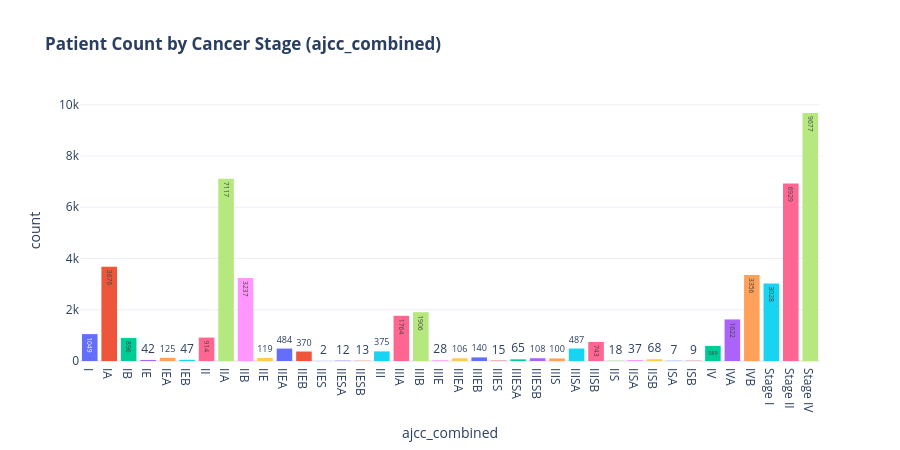
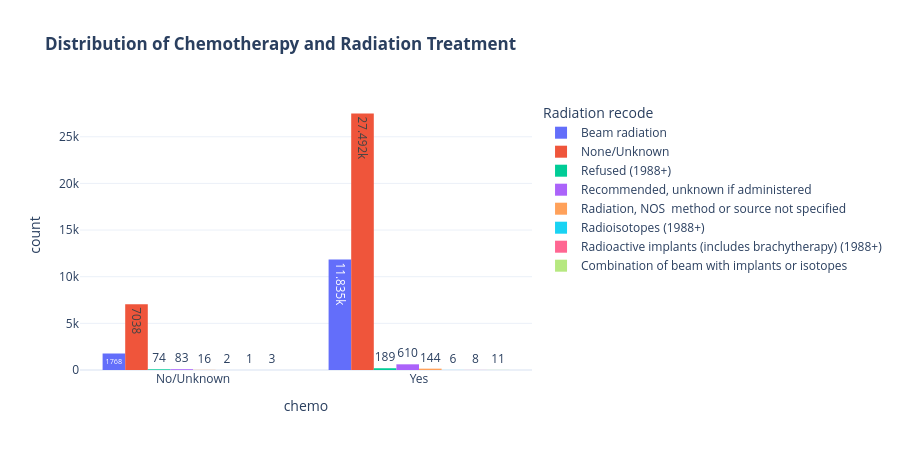

These figures' notebook cell, in order:
### Code cell
import plotly.express as px

fig_stage = px.histogram(
    df_clean, 
    x='ajcc_combined', 
    color='ajcc_combined',
    title='<b>Patient Count by Cancer Stage (ajcc_combined)</b>',
    text_auto=True,
    category_orders={'ajcc_combined': sorted(df_clean['ajcc_combined'].dropna().unique())}
)
fig_stage.update_layout(template='plotly_white', showlegend=False, height=450)
fig_stage.show()

fig_treatment = px.histogram(
    df_clean, 
    x='chemo', 
    color='Radiation recode',
    barmode='group',
    title='<b>Distribution of Chemotherapy and Radiation Treatment</b>',
    text_auto=True
)
fig_treatment.update_layout(template='plotly_white', height=450)
fig_treatment.show()

### Figure 1 — Plotly figure (JSON) as saved in the notebook; plotly's stock layout.template omitted (floating-point values rounded to 4 significant figures; data arrays with more than 128 entries replaced by an {"elided": "..."} marker saying what was removed)
{"data": [{"bingroup": "x", "hovertemplate": "ajcc_combined=%{x}<br>count=%{y}<extra></extra>", "legendgroup": "I", "marker": {"color": "#636efa", "pattern": {"shape": ""}}, "name": "I", "orientation": "v", "showlegend": true, "texttemplate": "%{value}", "type": "histogram", "x": {"elided": "1049 str values"}, "xaxis": "x", "yaxis": "y"}, {"bingroup": "x", "hovertemplate": "ajcc_combined=%{x}<br>count=%{y}<extra></extra>", "legendgroup": "IA", "marker": {"color": "#EF553B", "pattern": {"shape": ""}}, "name": "IA", "orientation": "v", "showlegend": true, "texttemplate": "%{value}", "type": "histogram", "x": {"elided": "3676 str values"}, "xaxis": "x", "yaxis": "y"}, {"bingroup": "x", "hovertemplate": "ajcc_combined=%{x}<br>count=%{y}<extra></extra>", "legendgroup": "IB", "marker": {"color": "#00cc96", "pattern": {"shape": ""}}, "name": "IB", "orientation": "v", "showlegend": true, "texttemplate": "%{value}", "type": "histogram", "x": {"elided": "896 str values"}, "xaxis": "x", "yaxis": "y"}, {"bingroup": "x", "hovertemplate": "ajcc_combined=%{x}<br>count=%{y}<extra></extra>", "legendgroup": "IE", "marker": {"color": "#ab63fa", "pattern": {"shape": ""}}, "name": "IE", "orientation": "v", "showlegend": true, "texttemplate": "%{value}", "type": "histogram", "x": ["IE", "IE", "IE", "IE", "IE", "IE", "IE", "IE", "IE", "IE", "IE", "IE", "IE", "IE", "IE", "IE", "IE", "IE", "IE", "IE", "IE", "IE", "IE", "IE", "IE", "IE", "IE", "IE", "IE", "IE", "IE", "IE", "IE", "IE", "IE", "IE", "IE", "IE", "IE", "IE", "IE", "IE"], "xaxis": "x", "yaxis": "y"}, {"bingroup": "x", "hovertemplate": "ajcc_combined=%{x}<br>count=%{y}<extra></extra>", "legendgroup": "IEA", "marker": {"color": "#FFA15A", "pattern": {"shape": ""}}, "name": "IEA", "orientation": "v", "showlegend": true, "texttemplate": "%{value}", "type": "histogram", "x": ["IEA", "IEA", "IEA", "IEA", "IEA", "IEA", "IEA", "IEA", "IEA", "IEA", "IEA", "IEA", "IEA", "IEA", "IEA", "IEA", "IEA", "IEA", "IEA", "IEA", "IEA", "IEA", "IEA", "IEA", "IEA", "IEA", "IEA", "IEA", "IEA", "IEA", "IEA", "IEA", "IEA", "IEA", "IEA", "IEA", "IEA", "IEA", "IEA", "IEA", "IEA", "IEA", "IEA", "IEA", "IEA", "IEA", "IEA", "IEA", "IEA", "IEA", "IEA", "IEA", "IEA", "IEA", "IEA", "IEA", "IEA", "IEA", "IEA", "IEA", "IEA", "IEA", "IEA", "IEA", "IEA", "IEA", "IEA", "IEA", "IEA", "IEA", "IEA", "IEA", "IEA", "IEA", "IEA", "IEA", "IEA", "IEA", "IEA", "IEA", "IEA", "IEA", "IEA", "IEA", "IEA", "IEA", "IEA", "IEA", "IEA", "IEA", "IEA", "IEA", "IEA", "IEA", "IEA", "IEA", "IEA", "IEA", "IEA", "IEA", "IEA", "IEA", "IEA", "IEA", "IEA", "IEA", "IEA", "IEA", "IEA", "IEA", "IEA", "IEA", "IEA", "IEA", "IEA", "IEA", "IEA", "IEA", "IEA", "IEA", "IEA", "IEA", "IEA", "IEA", "IEA"], "xaxis": "x", "yaxis": "y"}, {"bingroup": "x", "hovertemplate": "ajcc_combined=%{x}<br>count=%{y}<extra></extra>", "legendgroup": "IEB", "marker": {"color": "#19d3f3", "pattern": {"shape": ""}}, "name": "IEB", "orientation": "v", "showlegend": true, "texttemplate": "%{value}", "type": "histogram", "x": ["IEB", "IEB", "IEB", "IEB", "IEB", "IEB", "IEB", "IEB", "IEB", "IEB", "IEB", "IEB", "IEB", "IEB", "IEB", "IEB", "IEB", "IEB", "IEB", "IEB", "IEB", "IEB", "IEB", "IEB", "IEB", "IEB", "IEB", "IEB", "IEB", "IEB", "IEB", "IEB", "IEB", "IEB", "IEB", "IEB", "IEB", "IEB", "IEB", "IEB", "IEB", "IEB", "IEB", "IEB", "IEB", "IEB", "IEB"], "xaxis": "x", "yaxis": "y"}, {"bingroup": "x", "hovertemplate": "ajcc_combined=%{x}<br>count=%{y}<extra></extra>", "legendgroup": "II", "marker": {"color": "#FF6692", "pattern": {"shape": ""}}, "name": "II", "orientation": "v", "showlegend": true, "texttemplate": "%{value}", "type": "histogram", "x": {"elided": "914 str values"}, "xaxis": "x", "yaxis": "y"}, {"bingroup": "x", "hovertemplate": "ajcc_combined=%{x}<br>count=%{y}<extra></extra>", "legendgroup": "IIA", "marker": {"color": "#B6E880", "pattern": {"shape": ""}}, "name": "IIA", "orientation": "v", "showlegend": true, "texttemplate": "%{value}", "type": "histogram", "x": {"elided": "7117 str values"}, "xaxis": "x", "yaxis": "y"}, {"bingroup": "x", "hovertemplate": "ajcc_combined=%{x}<br>count=%{y}<extra></extra>", "legendgroup": "IIB", "marker": {"color": "#FF97FF", "pattern": {"shape": ""}}, "name": "IIB", "orientation": "v", "showlegend": true, "texttemplate": "%{value}", "type": "histogram", "x": {"elided": "3237 str values"}, "xaxis": "x", "yaxis": "y"}, {"bingroup": "x", "hovertemplate": "ajcc_combined=%{x}<br>count=%{y}<extra></extra>", "legendgroup": "IIE", "marker": {"color": "#FECB52", "pattern": {"shape": ""}}, "name": "IIE", "orientation": "v", "showlegend": true, "texttemplate": "%{value}", "type": "histogram", "x": ["IIE", "IIE", "IIE", "IIE", "IIE", "IIE", "IIE", "IIE", "IIE", "IIE", "IIE", "IIE", "IIE", "IIE", "IIE", "IIE", "IIE", "IIE", "IIE", "IIE", "IIE", "IIE", "IIE", "IIE", "IIE", "IIE", "IIE", "IIE", "IIE", "IIE", "IIE", "IIE", "IIE", "IIE", "IIE", "IIE", "IIE", "IIE", "IIE", "IIE", "IIE", "IIE", "IIE", "IIE", "IIE", "IIE", "IIE", "IIE", "IIE", "IIE", "IIE", "IIE", "IIE", "IIE", "IIE", "IIE", "IIE", "IIE", "IIE", "IIE", "IIE", "IIE", "IIE", "IIE", "IIE", "IIE", "IIE", "IIE", "IIE", "IIE", "IIE", "IIE", "IIE", "IIE", "IIE", "IIE", "IIE", "IIE", "IIE", "IIE", "IIE", "IIE", "IIE", "IIE", "IIE", "IIE", "IIE", "IIE", "IIE", "IIE", "IIE", "IIE", "IIE", "IIE", "IIE", "IIE", "IIE", "IIE", "IIE", "IIE", "IIE", "IIE", "IIE", "IIE", "IIE", "IIE", "IIE", "IIE", "IIE", "IIE", "IIE", "IIE", "IIE", "IIE", "IIE", "IIE", "IIE", "IIE", "IIE"], "xaxis": "x", "yaxis": "y"}, {"bingroup": "x", "hovertemplate": "ajcc_combined=%{x}<br>count=%{y}<extra></extra>", "legendgroup": "IIEA", "marker": {"color": "#636efa", "pattern": {"shape": ""}}, "name": "IIEA", "orientation": "v", "showlegend": true, "texttemplate": "%{value}", "type": "histogram", "x": {"elided": "484 str values"}, "xaxis": "x", "yaxis": "y"}, {"bingroup": "x", "hovertemplate": "ajcc_combined=%{x}<br>count=%{y}<extra></extra>", "legendgroup": "IIEB", "marker": {"color": "#EF553B", "pattern": {"shape": ""}}, "name": "IIEB", "orientation": "v", "showlegend": true, "texttemplate": "%{value}", "type": "histogram", "x": {"elided": "370 str values"}, "xaxis": "x", "yaxis": "y"}, {"bingroup": "x", "hovertemplate": "ajcc_combined=%{x}<br>count=%{y}<extra></extra>", "legendgroup": "IIES", "marker": {"color": "#00cc96", "pattern": {"shape": ""}}, "name": "IIES", "orientation": "v", "showlegend": true, "texttemplate": "%{value}", "type": "histogram", "x": ["IIES", "IIES"], "xaxis": "x", "yaxis": "y"}, {"bingroup": "x", "hovertemplate": "ajcc_combined=%{x}<br>count=%{y}<extra></extra>", "legendgroup": "IIESA", "marker": {"color": "#ab63fa", "pattern": {"shape": ""}}, "name": "IIESA", "orientation": "v", "showlegend": true, "texttemplate": "%{value}", "type": "histogram", "x": ["IIESA", "IIESA", "IIESA", "IIESA", "IIESA", "IIESA", "IIESA", "IIESA", "IIESA", "IIESA", "IIESA", "IIESA"], "xaxis": "x", "yaxis": "y"}, {"bingroup": "x", "hovertemplate": "ajcc_combined=%{x}<br>count=%{y}<extra></extra>", "legendgroup": "IIESB", "marker": {"color": "#FFA15A", "pattern": {"shape": ""}}, "name": "IIESB", "orientation": "v", "showlegend": true, "texttemplate": "%{value}", "type": "histogram", "x": ["IIESB", "IIESB", "IIESB", "IIESB", "IIESB", "IIESB", "IIESB", "IIESB", "IIESB", "IIESB", "IIESB", "IIESB", "IIESB"], "xaxis": "x", "yaxis": "y"}, {"bingroup": "x", "hovertemplate": "ajcc_combined=%{x}<br>count=%{y}<extra></extra>", "legendgroup": "III", "marker": {"color": "#19d3f3", "pattern": {"shape": ""}}, "name": "III", "orientation": "v", "showlegend": true, "texttemplate": "%{value}", "type": "histogram", "x": {"elided": "375 str values"}, "xaxis": "x", "yaxis": "y"}, {"bingroup": "x", "hovertemplate": "ajcc_combined=%{x}<br>count=%{y}<extra></extra>", "legendgroup": "IIIA", "marker": {"color": "#FF6692", "pattern": {"shape": ""}}, "name": "IIIA", "orientation": "v", "showlegend": true, "texttemplate": "%{value}", "type": "histogram", "x": {"elided": "1764 str values"}, "xaxis": "x", "yaxis": "y"}, {"bingroup": "x", "hovertemplate": "ajcc_combined=%{x}<br>count=%{y}<extra></extra>", "legendgroup": "IIIB", "marker": {"color": "#B6E880", "pattern": {"shape": ""}}, "name": "IIIB", "orientation": "v", "showlegend": true, "texttemplate": "%{value}", "type": "histogram", "x": {"elided": "1906 str values"}, "xaxis": "x", "yaxis": "y"}, {"bingroup": "x", "hovertemplate": "ajcc_combined=%{x}<br>count=%{y}<extra></extra>", "legendgroup": "IIIE", "marker": {"color": "#FF97FF", "pattern": {"shape": ""}}, "name": "IIIE", "orientation": "v", "showlegend": true, "texttemplate": "%{value}", "type": "histogram", "x": ["IIIE", "IIIE", "IIIE", "IIIE", "IIIE", "IIIE", "IIIE", "IIIE", "IIIE", "IIIE", "IIIE", "IIIE", "IIIE", "IIIE", "IIIE", "IIIE", "IIIE", "IIIE", "IIIE", "IIIE", "IIIE", "IIIE", "IIIE", "IIIE", "IIIE", "IIIE", "IIIE", "IIIE"], "xaxis": "x", "yaxis": "y"}, {"bingroup": "x", "hovertemplate": "ajcc_combined=%{x}<br>count=%{y}<extra></extra>", "legendgroup": "IIIEA", "marker": {"color": "#FECB52", "pattern": {"shape": ""}}, "name": "IIIEA", "orientation": "v", "showlegend": true, "texttemplate": "%{value}", "type": "histogram", "x": ["IIIEA", "IIIEA", "IIIEA", "IIIEA", "IIIEA", "IIIEA", "IIIEA", "IIIEA", "IIIEA", "IIIEA", "IIIEA", "IIIEA", "IIIEA", "IIIEA", "IIIEA", "IIIEA", "IIIEA", "IIIEA", "IIIEA", "IIIEA", "IIIEA", "IIIEA", "IIIEA", "IIIEA", "IIIEA", "IIIEA", "IIIEA", "IIIEA", "IIIEA", "IIIEA", "IIIEA", "IIIEA", "IIIEA", "IIIEA", "IIIEA", "IIIEA", "IIIEA", "IIIEA", "IIIEA", "IIIEA", "IIIEA", "IIIEA", "IIIEA", "IIIEA", "IIIEA", "IIIEA", "IIIEA", "IIIEA", "IIIEA", "IIIEA", "IIIEA", "IIIEA", "IIIEA", "IIIEA", "IIIEA", "IIIEA", "IIIEA", "IIIEA", "IIIEA", "IIIEA", "IIIEA", "IIIEA", "IIIEA", "IIIEA", "IIIEA", "IIIEA", "IIIEA", "IIIEA", "IIIEA", "IIIEA", "IIIEA", "IIIEA", "IIIEA", "IIIEA", "IIIEA", "IIIEA", "IIIEA", "IIIEA", "IIIEA", "IIIEA", "IIIEA", "IIIEA", "IIIEA", "IIIEA", "IIIEA", "IIIEA", "IIIEA", "IIIEA", "IIIEA", "IIIEA", "IIIEA", "IIIEA", "IIIEA", "IIIEA", "IIIEA", "IIIEA", "IIIEA", "IIIEA", "IIIEA", "IIIEA", "IIIEA", "IIIEA", "IIIEA", "IIIEA", "IIIEA", "IIIEA"], "xaxis": "x", "yaxis": "y"}, {"bingroup": "x", "hovertemplate": "ajcc_combined=%{x}<br>count=%{y}<extra></extra>", "legendgroup": "IIIEB", "marker": {"color": "#636efa", "pattern": {"shape": ""}}, "name": "IIIEB", "orientation": "v", "showlegend": true, "texttemplate": "%{value}", "type": "histogram", "x": {"elided": "140 str values"}, "xaxis": "x", "yaxis": "y"}, {"bingroup": "x", "hovertemplate": "ajcc_combined=%{x}<br>count=%{y}<extra></extra>", "legendgroup": "IIIES", "marker": {"color": "#EF553B", "pattern": {"shape": ""}}, "name": "IIIES", "orientation": "v", "showlegend": true, "texttemplate": "%{value}", "type": "histogram", "x": ["IIIES", "IIIES", "IIIES", "IIIES", "IIIES", "IIIES", "IIIES", "IIIES", "IIIES", "IIIES", "IIIES", "IIIES", "IIIES", "IIIES", "IIIES"], "xaxis": "x", "yaxis": "y"}, {"bingroup": "x", "hovertemplate": "ajcc_combined=%{x}<br>count=%{y}<extra></extra>", "legendgroup": "IIIESA", "marker": {"color": "#00cc96", "pattern": {"shape": ""}}, "name": "IIIESA", "orientation": "v", "showlegend": true, "texttemplate": "%{value}", "type": "histogram", "x": ["IIIESA", "IIIESA", "IIIESA", "IIIESA", "IIIESA", "IIIESA", "IIIESA", "IIIESA", "IIIESA", "IIIESA", "IIIESA", "IIIESA", "IIIESA", "IIIESA", "IIIESA", "IIIESA", "IIIESA", "IIIESA", "IIIESA", "IIIESA", "IIIESA", "IIIESA", "IIIESA", "IIIESA", "IIIESA", "IIIESA", "IIIESA", "IIIESA", "IIIESA", "IIIESA", "IIIESA", "IIIESA", "IIIESA", "IIIESA", "IIIESA", "IIIESA", "IIIESA", "IIIESA", "IIIESA", "IIIESA", "IIIESA", "IIIESA", "IIIESA", "IIIESA", "IIIESA", "IIIESA", "IIIESA", "IIIESA", "IIIESA", "IIIESA", "IIIESA", "IIIESA", "IIIESA", "IIIESA", "IIIESA", "IIIESA", "IIIESA", "IIIESA", "IIIESA", "IIIESA", "IIIESA", "IIIESA", "IIIESA", "IIIESA", "IIIESA"], "xaxis": "x", "yaxis": "y"}, {"bingroup": "x", "hovertemplate": "ajcc_combined=%{x}<br>count=%{y}<extra></extra>", "legendgroup": "IIIESB", "marker": {"color": "#ab63fa", "pattern": {"shape": ""}}, "name": "IIIESB", "orientation": "v", "showlegend": true, "texttemplate": "%{value}", "type": "histogram", "x": ["IIIESB", "IIIESB", "IIIESB", "IIIESB", "IIIESB", "IIIESB", "IIIESB", "IIIESB", "IIIESB", "IIIESB", "IIIESB", "IIIESB", "IIIESB", "IIIESB", "IIIESB", "IIIESB", "IIIESB", "IIIESB", "IIIESB", "IIIESB", "IIIESB", "IIIESB", "IIIESB", "IIIESB", "IIIESB", "IIIESB", "IIIESB", "IIIESB", "IIIESB", "IIIESB", "IIIESB", "IIIESB", "IIIESB", "IIIESB", "IIIESB", "IIIESB", "IIIESB", "IIIESB", "IIIESB", "IIIESB", "IIIESB", "IIIESB", "IIIESB", "IIIESB", "IIIESB", "IIIESB", "IIIESB", "IIIESB", "IIIESB", "IIIESB", "IIIESB", "IIIESB", "IIIESB", "IIIESB", "IIIESB", "IIIESB", "IIIESB", "IIIESB", "IIIESB", "IIIESB", "IIIESB", "IIIESB", "IIIESB", "IIIESB", "IIIESB", "IIIESB", "IIIESB", "IIIESB", "IIIESB", "IIIESB", "IIIESB", "IIIESB", "IIIESB", "IIIESB", "IIIESB", "IIIESB", "IIIESB", "IIIESB", "IIIESB", "IIIESB", "IIIESB", "IIIESB", "IIIESB", "IIIESB", "IIIESB", "IIIESB", "IIIESB", "IIIESB", "IIIESB", "IIIESB", "IIIESB", "IIIESB", "IIIESB", "IIIESB", "IIIESB", "IIIESB", "IIIESB", "IIIESB", "IIIESB", "IIIESB", "IIIESB", "IIIESB", "IIIESB", "IIIESB", "IIIESB", "IIIESB", "IIIESB", "IIIESB"], "xaxis": "x", "yaxis": "y"}, {"bingroup": "x", "hovertemplate": "ajcc_combined=%{x}<br>count=%{y}<extra></extra>", "legendgroup": "IIIS", "marker": {"color": "#FFA15A", "pattern": {"shape": ""}}, "name": "IIIS", "orientation": "v", "showlegend": true, "texttemplate": "%{value}", "type": "histogram", "x": ["IIIS", "IIIS", "IIIS", "IIIS", "IIIS", "IIIS", "IIIS", "IIIS", "IIIS", "IIIS", "IIIS", "IIIS", "IIIS", "IIIS", "IIIS", "IIIS", "IIIS", "IIIS", "IIIS", "IIIS", "IIIS", "IIIS", "IIIS", "IIIS", "IIIS", "IIIS", "IIIS", "IIIS", "IIIS", "IIIS", "IIIS", "IIIS", "IIIS", "IIIS", "IIIS", "IIIS", "IIIS", "IIIS", "IIIS", "IIIS", "IIIS", "IIIS", "IIIS", "IIIS", "IIIS", "IIIS", "IIIS", "IIIS", "IIIS", "IIIS", "IIIS", "IIIS", "IIIS", "IIIS", "IIIS", "IIIS", "IIIS", "IIIS", "IIIS", "IIIS", "IIIS", "IIIS", "IIIS", "IIIS", "IIIS", "IIIS", "IIIS", "IIIS", "IIIS", "IIIS", "IIIS", "IIIS", "IIIS", "IIIS", "IIIS", "IIIS", "IIIS", "IIIS", "IIIS", "IIIS", "IIIS", "IIIS", "IIIS", "IIIS", "IIIS", "IIIS", "IIIS", "IIIS", "IIIS", "IIIS", "IIIS", "IIIS", "IIIS", "IIIS", "IIIS", "IIIS", "IIIS", "IIIS", "IIIS", "IIIS"], "xaxis": "x", "yaxis": "y"}, {"bingroup": "x", "hovertemplate": "ajcc_combined=%{x}<br>count=%{y}<extra></extra>", "legendgroup": "IIISA", "marker": {"color": "#19d3f3", "pattern": {"shape": ""}}, "name": "IIISA", "orientation": "v", "showlegend": true, "texttemplate": "%{value}", "type": "histogram", "x": {"elided": "487 str values"}, "xaxis": "x", "yaxis": "y"}, {"bingroup": "x", "hovertemplate": "ajcc_combined=%{x}<br>count=%{y}<extra></extra>", "legendgroup": "IIISB", "marker": {"color": "#FF6692", "pattern": {"shape": ""}}, "name": "IIISB", "orientation": "v", "showlegend": true, "texttemplate": "%{value}", "type": "histogram", "x": {"elided": "743 str values"}, "xaxis": "x", "yaxis": "y"}, {"bingroup": "x", "hovertemplate": "ajcc_combined=%{x}<br>count=%{y}<extra></extra>", "legendgroup": "IIS", "marker": {"color": "#B6E880", "pattern": {"shape": ""}}, "name": "IIS", "orientation": "v", "showlegend": true, "texttemplate": "%{value}", "type": "histogram", "x": ["IIS", "IIS", "IIS", "IIS", "IIS", "IIS", "IIS", "IIS", "IIS", "IIS", "IIS", "IIS", "IIS", "IIS", "IIS", "IIS", "IIS", "IIS"], "xaxis": "x", "yaxis": "y"}, {"bingroup": "x", "hovertemplate": "ajcc_combined=%{x}<br>count=%{y}<extra></extra>", "legendgroup": "IISA", "marker": {"color": "#FF97FF", "pattern": {"shape": ""}}, "name": "IISA", "orientation": "v", "showlegend": true, "texttemplate": "%{value}", "type": "histogram", "x": ["IISA", "IISA", "IISA", "IISA", "IISA", "IISA", "IISA", "IISA", "IISA", "IISA", "IISA", "IISA", "IISA", "IISA", "IISA", "IISA", "IISA", "IISA", "IISA", "IISA", "IISA", "IISA", "IISA", "IISA", "IISA", "IISA", "IISA", "IISA", "IISA", "IISA", "IISA", "IISA", "IISA", "IISA", "IISA", "IISA", "IISA"], "xaxis": "x", "yaxis": "y"}, {"bingroup": "x", "hovertemplate": "ajcc_combined=%{x}<br>count=%{y}<extra></extra>", "legendgroup": "IISB", "marker": {"color": "#FECB52", "pattern": {"shape": ""}}, "name": "IISB", "orientation": "v", "showlegend": true, "texttemplate": "%{value}", "type": "histogram", "x": ["IISB", "IISB", "IISB", "IISB", "IISB", "IISB", "IISB", "IISB", "IISB", "IISB", "IISB", "IISB", "IISB", "IISB", "IISB", "IISB", "IISB", "IISB", "IISB", "IISB", "IISB", "IISB", "IISB", "IISB", "IISB", "IISB", "IISB", "IISB", "IISB", "IISB", "IISB", "IISB", "IISB", "IISB", "IISB", "IISB", "IISB", "IISB", "IISB", "IISB", "IISB", "IISB", "IISB", "IISB", "IISB", "IISB", "IISB", "IISB", "IISB", "IISB", "IISB", "IISB", "IISB", "IISB", "IISB", "IISB", "IISB", "IISB", "IISB", "IISB", "IISB", "IISB", "IISB", "IISB", "IISB", "IISB", "IISB", "IISB"], "xaxis": "x", "yaxis": "y"}, {"bingroup": "x", "hovertemplate": "ajcc_combined=%{x}<br>count=%{y}<extra></extra>", "legendgroup": "ISA", "marker": {"color": "#636efa", "pattern": {"shape": ""}}, "name": "ISA", "orientation": "v", "showlegend": true, "texttemplate": "%{value}", "type": "histogram", "x": ["ISA", "ISA", "ISA", "ISA", "ISA", "ISA", "ISA"], "xaxis": "x", "yaxis": "y"}, {"bingroup": "x", "hovertemplate": "ajcc_combined=%{x}<br>count=%{y}<extra></extra>", "legendgroup": "ISB", "marker": {"color": "#EF553B", "pattern": {"shape": ""}}, "name": "ISB", "orientation": "v", "showlegend": true, "texttemplate": "%{value}", "type": "histogram", "x": ["ISB", "ISB", "ISB", "ISB", "ISB", "ISB", "ISB", "ISB", "ISB"], "xaxis": "x", "yaxis": "y"}, {"bingroup": "x", "hovertemplate": "ajcc_combined=%{x}<br>count=%{y}<extra></extra>", "legendgroup": "IV", "marker": {"color": "#00cc96", "pattern": {"shape": ""}}, "name": "IV", "orientation": "v", "showlegend": true, "texttemplate": "%{value}", "type": "histogram", "x": {"elided": "589 str values"}, "xaxis": "x", "yaxis": "y"}, {"bingroup": "x", "hovertemplate": "ajcc_combined=%{x}<br>count=%{y}<extra></extra>", "legendgroup": "IVA", "marker": {"color": "#ab63fa", "pattern": {"shape": ""}}, "name": "IVA", "orientation": "v", "showlegend": true, "texttemplate": "%{value}", "type": "histogram", "x": {"elided": "1622 str values"}, "xaxis": "x", "yaxis": "y"}, {"bingroup": "x", "hovertemplate": "ajcc_combined=%{x}<br>count=%{y}<extra></extra>", "legendgroup": "IVB", "marker": {"color": "#FFA15A", "pattern": {"shape": ""}}, "name": "IVB", "orientation": "v", "showlegend": true, "texttemplate": "%{value}", "type": "histogram", "x": {"elided": "3356 str values"}, "xaxis": "x", "yaxis": "y"}, {"bingroup": "x", "hovertemplate": "ajcc_combined=%{x}<br>count=%{y}<extra></extra>", "legendgroup": "Stage I", "marker": {"color": "#19d3f3", "pattern": {"shape": ""}}, "name": "Stage I", "orientation": "v", "showlegend": true, "texttemplate": "%{value}", "type": "histogram", "x": {"elided": "3028 str values"}, "xaxis": "x", "yaxis": "y"}, {"bingroup": "x", "hovertemplate": "ajcc_combined=%{x}<br>count=%{y}<extra></extra>", "legendgroup": "Stage II", "marker": {"color": "#FF6692", "pattern": {"shape": ""}}, "name": "Stage II", "orientation": "v", "showlegend": true, "texttemplate": "%{value}", "type": "histogram", "x": {"elided": "6929 str values"}, "xaxis": "x", "yaxis": "y"}, {"bingroup": "x", "hovertemplate": "ajcc_combined=%{x}<br>count=%{y}<extra></extra>", "legendgroup": "Stage IV", "marker": {"color": "#B6E880", "pattern": {"shape": ""}}, "name": "Stage IV", "orientation": "v", "showlegend": true, "texttemplate": "%{value}", "type": "histogram", "x": {"elided": "9677 str values"}, "xaxis": "x", "yaxis": "y"}], "layout": {"barmode": "relative", "height": 450, "legend": {"title": {"text": "ajcc_combined"}, "tracegroupgap": 0}, "showlegend": false, "title": {"text": "<b>Patient Count by Cancer Stage (ajcc_combined)</b>"}, "xaxis": {"anchor": "y", "categoryarray": ["I", "IA", "IB", "IE", "IEA", "IEB", "II", "IIA", "IIB", "IIE", "IIEA", "IIEB", "IIES", "IIESA", "IIESB", "III", "IIIA", "IIIB", "IIIE", "IIIEA", "IIIEB", "IIIES", "IIIESA", "IIIESB", "IIIS", "IIISA", "IIISB", "IIS", "IISA", "IISB", "ISA", "ISB", "IV", "IVA", "IVB", "Stage I", "Stage II", "Stage IV"], "categoryorder": "array", "domain": [0, 1], "title": {"text": "ajcc_combined"}}, "yaxis": {"anchor": "x", "domain": [0, 1], "title": {"text": "count"}}}}

### Figure 2 — Plotly figure (JSON) as saved in the notebook; plotly's stock layout.template omitted (floating-point values rounded to 4 significant figures; data arrays with more than 128 entries replaced by an {"elided": "..."} marker saying what was removed)
{"data": [{"alignmentgroup": "True", "bingroup": "x", "hovertemplate": "Radiation recode=Beam radiation<br>chemo=%{x}<br>count=%{y}<extra></extra>", "legendgroup": "Beam radiation", "marker": {"color": "#636efa", "pattern": {"shape": ""}}, "name": "Beam radiation", "offsetgroup": "Beam radiation", "orientation": "v", "showlegend": true, "texttemplate": "%{value}", "type": "histogram", "x": {"elided": "13603 str values"}, "xaxis": "x", "yaxis": "y"}, {"alignmentgroup": "True", "bingroup": "x", "hovertemplate": "Radiation recode=None/Unknown<br>chemo=%{x}<br>count=%{y}<extra></extra>", "legendgroup": "None/Unknown", "marker": {"color": "#EF553B", "pattern": {"shape": ""}}, "name": "None/Unknown", "offsetgroup": "None/Unknown", "orientation": "v", "showlegend": true, "texttemplate": "%{value}", "type": "histogram", "x": {"elided": "34530 str values"}, "xaxis": "x", "yaxis": "y"}, {"alignmentgroup": "True", "bingroup": "x", "hovertemplate": "Radiation recode=Refused (1988+)<br>chemo=%{x}<br>count=%{y}<extra></extra>", "legendgroup": "Refused (1988+)", "marker": {"color": "#00cc96", "pattern": {"shape": ""}}, "name": "Refused (1988+)", "offsetgroup": "Refused (1988+)", "orientation": "v", "showlegend": true, "texttemplate": "%{value}", "type": "histogram", "x": {"elided": "263 str values"}, "xaxis": "x", "yaxis": "y"}, {"alignmentgroup": "True", "bingroup": "x", "hovertemplate": "Radiation recode=Recommended, unknown if administered<br>chemo=%{x}<br>count=%{y}<extra></extra>", "legendgroup": "Recommended, unknown if administered", "marker": {"color": "#ab63fa", "pattern": {"shape": ""}}, "name": "Recommended, unknown if administered", "offsetgroup": "Recommended, unknown if administered", "orientation": "v", "showlegend": true, "texttemplate": "%{value}", "type": "histogram", "x": {"elided": "693 str values"}, "xaxis": "x", "yaxis": "y"}, {"alignmentgroup": "True", "bingroup": "x", "hovertemplate": "Radiation recode=Radiation, NOS  method or source not specified<br>chemo=%{x}<br>count=%{y}<extra></extra>", "legendgroup": "Radiation, NOS  method or source not specified", "marker": {"color": "#FFA15A", "pattern": {"shape": ""}}, "name": "Radiation, NOS  method or source not specified", "offsetgroup": "Radiation, NOS  method or source not specified", "orientation": "v", "showlegend": true, "texttemplate": "%{value}", "type": "histogram", "x": {"elided": "160 str values"}, "xaxis": "x", "yaxis": "y"}, {"alignmentgroup": "True", "bingroup": "x", "hovertemplate": "Radiation recode=Radioisotopes (1988+)<br>chemo=%{x}<br>count=%{y}<extra></extra>", "legendgroup": "Radioisotopes (1988+)", "marker": {"color": "#19d3f3", "pattern": {"shape": ""}}, "name": "Radioisotopes (1988+)", "offsetgroup": "Radioisotopes (1988+)", "orientation": "v", "showlegend": true, "texttemplate": "%{value}", "type": "histogram", "x": ["Yes", "Yes", "Yes", "Yes", "No/Unknown", "Yes", "No/Unknown", "Yes"], "xaxis": "x", "yaxis": "y"}, {"alignmentgroup": "True", "bingroup": "x", "hovertemplate": "Radiation recode=Radioactive implants (includes brachytherapy) (1988+)<br>chemo=%{x}<br>count=%{y}<extra></extra>", "legendgroup": "Radioactive implants (includes brachytherapy) (1988+)", "marker": {"color": "#FF6692", "pattern": {"shape": ""}}, "name": "Radioactive implants (includes brachytherapy) (1988+)", "offsetgroup": "Radioactive implants (includes brachytherapy) (1988+)", "orientation": "v", "showlegend": true, "texttemplate": "%{value}", "type": "histogram", "x": ["Yes", "Yes", "Yes", "Yes", "Yes", "Yes", "No/Unknown", "Yes", "Yes"], "xaxis": "x", "yaxis": "y"}, {"alignmentgroup": "True", "bingroup": "x", "hovertemplate": "Radiation recode=Combination of beam with implants or isotopes<br>chemo=%{x}<br>count=%{y}<extra></extra>", "legendgroup": "Combination of beam with implants or isotopes", "marker": {"color": "#B6E880", "pattern": {"shape": ""}}, "name": "Combination of beam with implants or isotopes", "offsetgroup": "Combination of beam with implants or isotopes", "orientation": "v", "showlegend": true, "texttemplate": "%{value}", "type": "histogram", "x": ["Yes", "Yes", "Yes", "Yes", "Yes", "No/Unknown", "No/Unknown", "Yes", "Yes", "Yes", "Yes", "Yes", "Yes", "No/Unknown"], "xaxis": "x", "yaxis": "y"}], "layout": {"barmode": "group", "height": 450, "legend": {"title": {"text": "Radiation recode"}, "tracegroupgap": 0}, "title": {"text": "<b>Distribution of Chemotherapy and Radiation Treatment</b>"}, "xaxis": {"anchor": "y", "domain": [0, 1], "title": {"text": "chemo"}}, "yaxis": {"anchor": "x", "domain": [0, 1], "title": {"text": "count"}}}}
